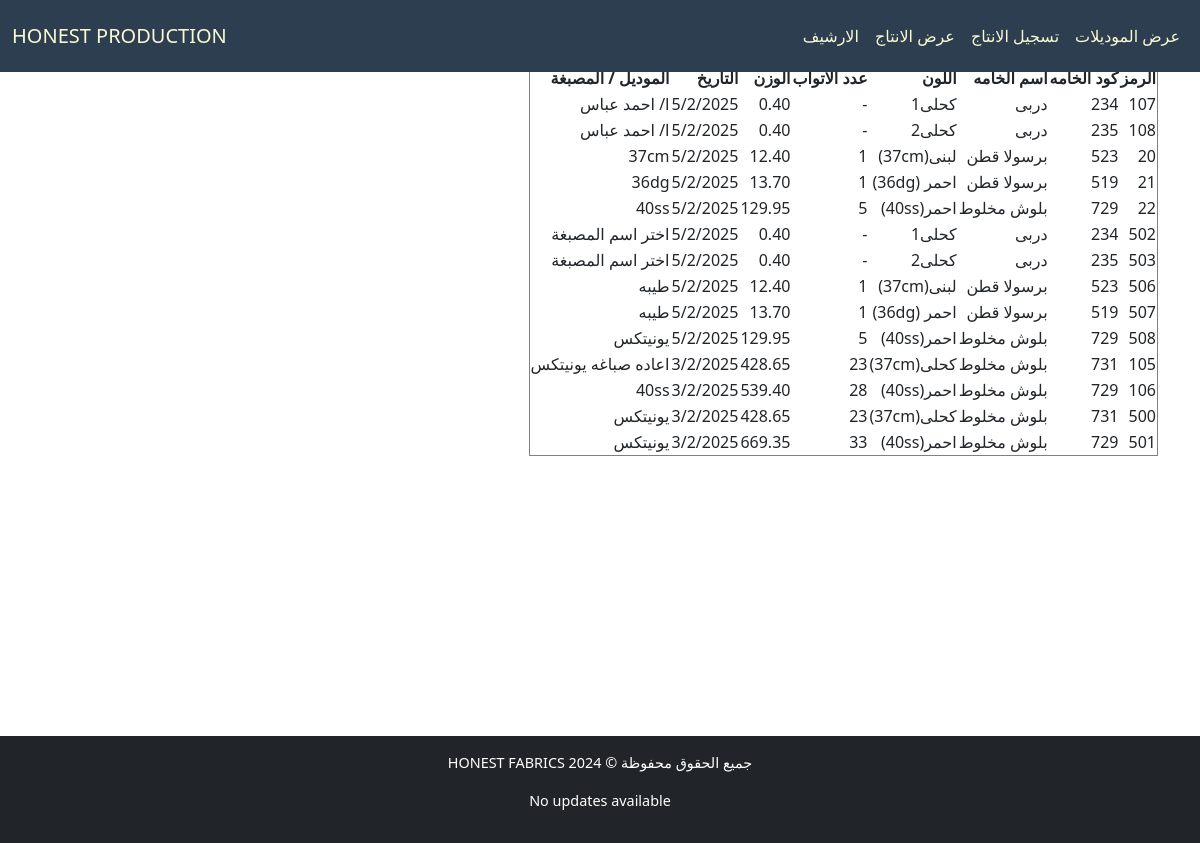
/cloth/test/, run on the app's committed database.
### cloth/models.py (models this page shows, shortened)
class Base(models.Model):
    id = models.IntegerField(primary_key=True, verbose_name="الرمز")
    fabric_code = models.CharField(max_length=100, verbose_name="كود الخامه", db_index=True, null=True, blank=True)
    fabric_name = models.CharField(max_length=200, verbose_name="اسم الخامه", null=True, blank=True)
    color = models.CharField(max_length=100, verbose_name="اللون", null=True, blank=True)
    roll = models.PositiveIntegerField(verbose_name="عدد الاتواب", null=True, blank=True)
    weight = models.DecimalField(max_digits=10, decimal_places=2, verbose_name="الوزن", null=True, blank=True)
    date = models.CharField(max_length=100,verbose_name="التاريخ", null=True, blank=True)
    class Meta:
        abstract = True

class CutTransfer(Base):
    model_number = models.CharField(max_length=100, verbose_name="رقم الموديل", null=True, blank=True)

class ReturnTransfer(Base):
    model_number = models.CharField(max_length=100, verbose_name="رقم الموديل", null=True, blank=True)

class Statistics(Base):
    dyehouse_name = models.CharField(max_length=200, verbose_name="اسم المصبغة", null=True, blank=True)
    model_number = models.CharField(max_length=100, verbose_name="رقم الموديل", null=True, blank=True)
    movement_type = models.CharField(max_length=100, verbose_name="نوع الحركه", null=True, blank=True)

### cloth/views.py (the view)
# urls.py: path('test/', TestView.as_view(), name='test_view'),
class TestView(TemplateView):
    template_name = "production/test.html"
    def get_context_data(self, **kwargs):
        context = super().get_context_data(**kwargs)
        models = [Fabric, CutTransfer, ReturnTransfer, Statistics]
        recent_productions = get_recent_productions(models)
        context["data"] = {
            "recent_productions": recent_productions,
        }
        return context

### cloth/utils.py (called while the page is built)
def parse_date(date_str):
    try:
        if not date_str or date_str.strip() == "":
            return None  # Return None if the string is empty
        normalized_date = date_str.strip().replace("\\", "/")  # Remove spaces & fix slashes
        return datetime.strptime(normalized_date, "%d/%m/%Y").date()
    except ValueError:
        return None  # Handle invalid date formats safely

def get_recent_productions(models, days=5):
    today = datetime.today().date()
    start_date = today - timedelta(days=days)
    all_productions = []
    for model in models:
        instances = model.objects.filter(Q(date__isnull=False))
        filtered_instances = [
            obj for obj in instances if (parsed_date := parse_date(obj.date)) and start_date <= parsed_date <= today
        ]
        all_productions.extend(filtered_instances)
    print(sorted(all_productions, key=lambda obj: parse_date(obj.date), reverse=True))
    return sorted(all_productions, key=lambda obj: parse_date(obj.date), reverse=True)

### production/templates/production/test.html (shortened to what this page needs)
{% extends "cloth/layout.html" %}
{% load math_filters %}
{% block home_page %}
<a class="navbar-brand" href="{% url 'model_list_view' %}">HONEST PRODUCTION</a>
{% endblock %}
{% block navbar_links_small %}
{% include "production/nav_links.html" %}
{% endblock %}
{% block body %}
{% if data.recent_productions %}
<table border="1">
    <thead>
        <tr>
            <th>الرمز</th>
            <th>كود الخامه</th>
            <th>اسم الخامه</th>
            <th>اللون</th>
            <th>عدد الاتواب</th>
            <th>الوزن</th>
            <th>التاريخ</th>
            <th>الموديل / المصبغة</th>
        </tr>
    </thead>
    <tbody>
        {% for obj in data.recent_productions %}
            <tr>
                <td>{{ obj.id }}</td>
                <td>{{ obj.fabric_code|default:"-" }}</td>
                <td>{{ obj.fabric_name|default:"-" }}</td>
                <td>{{ obj.color|default:"-" }}</td>
                <td>{{ obj.roll|default:"-" }}</td>
                <td>{{ obj.weight|default:"-" }}</td>
                <td>{{ obj.date }}</td>
                <td>
                    {% if obj.dyehouse_name %}
                        {{ obj.dyehouse_name }}
                    {% elif obj.model_number %}
                        {{ obj.model_number }}
                    {% else %}
                        -
                    {% endif %}
                </td>
            </tr>
        {% empty %}
            <tr>
                <td colspan="8" style="text-align: center;">لا توجد بيانات لليوم أو أمس</td>
            </tr>
        {% endfor %}
    </tbody>
</table>
{% endif %}
{% endblock body %}

### cloth/static/cloth/styless.css (style rules this page uses)
:root { --primary-color: #3498db; --light-blue: #3db1ff5e; --secondary-color: #2c3e50; --success-color: #2ecc71; --danger-color: #e74c3c; --warning-color: #f1c40f; --light-bg: #f8f9fa; --dark-bg: #343a40; --light-text: lightgoldenrodyellow; --golden-text: rgb(255, 255, 0); --border-color: #dee2e6; --white-color: #ffffff; }
*, *::before, *::after { box-sizing: border-box; }
body { background-color: var(--light-bg); margin-top: 80px; margin-inline: 0; font-family: 'Segoe UI', Tahoma, Geneva, Verdana, sans-serif; line-height: 1.6; font-size: 16px; }
#navbar, #navbar a, #navbar-menu-body, #navbar-menu-body a { color: var(--light-text) !important; }
@media (max-width: 1200px) { body { font-size: 15px; } }
@media (max-width: 1200px) { ::placeholder { font-size: 12px !important; } }

### data on the page
CutTransfer: id "107", fabric_code "234", fabric_name "دربى", color "كحلى1", roll "-", weight "0.40", date "5/2/2025", model_number "ا/ احمد عباس"
CutTransfer: id "108", fabric_code "235", fabric_name "دربى", color "كحلى2", roll "-", weight "0.40", date "5/2/2025", model_number "ا/ احمد عباس"
ReturnTransfer: id "20", fabric_code "523", fabric_name "برسولا قطن", color "لبنى(37cm)", roll "1", weight "12.40", date "5/2/2025", model_number "37cm"
ReturnTransfer: id "21", fabric_code "519", fabric_name "برسولا قطن", color "احمر (36dg)", roll "1", weight "13.70", date "5/2/2025", model_number "36dg"
ReturnTransfer: id "22", fabric_code "729", fabric_name "بلوش مخلوط", color "احمر(40ss)", roll "5", weight "129.95", date "5/2/2025", model_number "40ss"
Statistics: id "502", fabric_code "234", fabric_name "دربى", color "كحلى1", roll "-", weight "0.40", date "5/2/2025", dyehouse_name "اختر اسم المصبغة"
Statistics: id "503", fabric_code "235", fabric_name "دربى", color "كحلى2", roll "-", weight "0.40", date "5/2/2025", dyehouse_name "اختر اسم المصبغة"
Statistics: id "506", fabric_code "523", fabric_name "برسولا قطن", color "لبنى(37cm)", roll "1", weight "12.40", date "5/2/2025", dyehouse_name "طيبه"
Statistics: id "507", fabric_code "519", fabric_name "برسولا قطن", color "احمر (36dg)", roll "1", weight "13.70", date "5/2/2025", dyehouse_name "طيبه"
Statistics: id "508", fabric_code "729", fabric_name "بلوش مخلوط", color "احمر(40ss)", roll "5", weight "129.95", date "5/2/2025", dyehouse_name "يونيتكس"
CutTransfer: id "105", fabric_code "731", fabric_name "بلوش مخلوط", color "كحلى(37cm)", roll "23", weight "428.65", date "3/2/2025", model_number "اعاده صباغه يونيتكس"
CutTransfer: id "106", fabric_code "729", fabric_name "بلوش مخلوط", color "احمر(40ss)", roll "28", weight "539.40", date "3/2/2025", model_number "40ss"
Statistics: id "500", fabric_code "731", fabric_name "بلوش مخلوط", color "كحلى(37cm)", roll "23", weight "428.65", date "3/2/2025", dyehouse_name "يونيتكس"
Statistics: id "501", fabric_code "729", fabric_name "بلوش مخلوط", color "احمر(40ss)", roll "33", weight "669.35", date "3/2/2025", dyehouse_name "يونيتكس"
